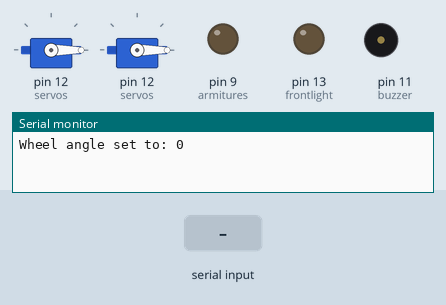
Simulated run of this sketch. Board: Arduino Uno, built with avr-gcc and run on an emulated ATmega328P. On the bench: 2 × servo, output pins drawn as LEDs (lit = HIGH), buzzer (waves = sounding), the last lines printed to the serial monitor. The test bench sets the inputs (shaded band).

Above: at 1.2 s.
1.3 s: "90,45\n" received over Serial
At 2.1 s:
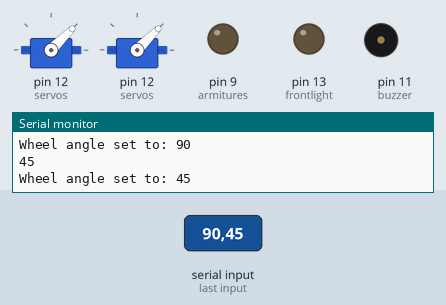
3.8 s: "200\n" received over Serial
At 5.0 s:
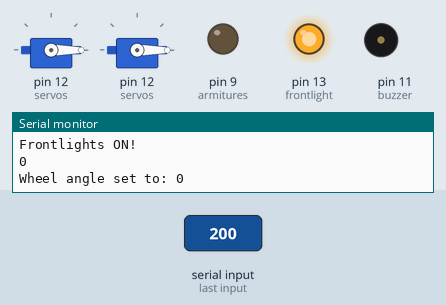
5.3 s: "203\n" received over Serial
At 6.1 s:
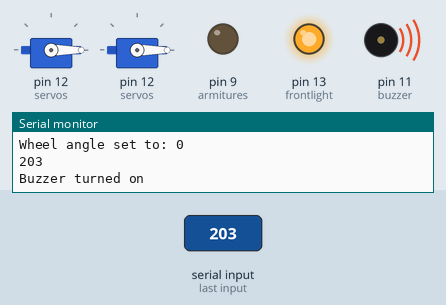
7.8 s: "204\n" received over Serial
At 8.2 s:
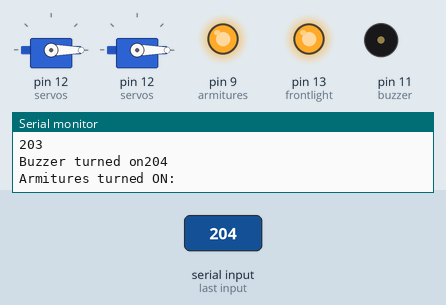
9.3 s: "201\n" received over Serial
At 10.5 s:
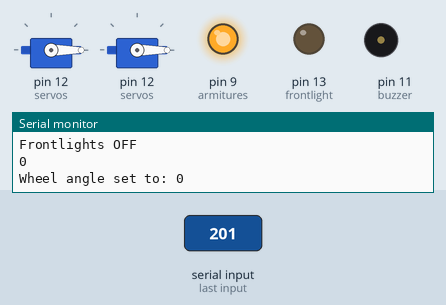
10.8 s: "30,150\n" received over Serial
At 11.6 s:
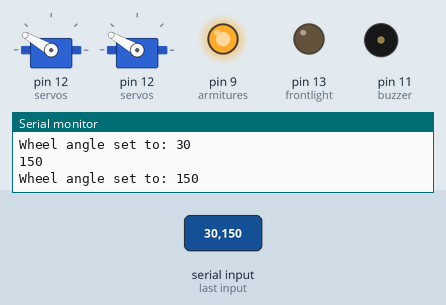
Timing chart, 0 to 13.8 s (numbered marks = the images above; inputs shaded):
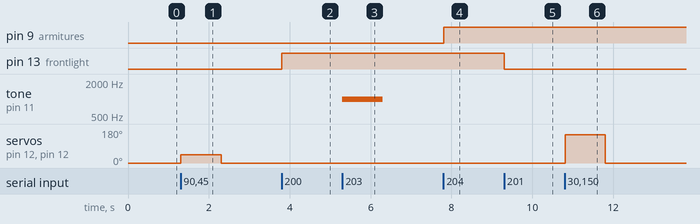

Measured:
- after the input at 1.3 s, servo on pin 12 (servos), servo on pin 12 (servos): 0° → 45° at once, → 0° 1.0 s later
- after the input at 3.8 s, pin 13 (frontlight): LOW → HIGH at once
- after the input at 5.3 s, tone on pin 11 (buzzer): silent → 1000 Hz at once, → silent 1.0 s later
- after the input at 7.8 s, pin 9 (armitures): LOW → HIGH at once
- after the input at 9.3 s, pin 13 (frontlight): HIGH → LOW at once
- after the input at 10.8 s, servo on pin 12 (servos), servo on pin 12 (servos): 0° → 150° at once, → 0° 1.0 s later

The sketch:

Experiment_6.ino
```cpp
#include <Servo.h>
int servos = 12;
int frontlight = 13;
int buzzer = 11;
int armitures = 9;
Servo wheel1;
Servo wheel2;
int input=0;
void setup() {
  pinMode(frontlight, OUTPUT);
  pinMode(armitures, OUTPUT);
  pinMode(buzzer, OUTPUT);
  Serial.begin(9600);
  wheel1.attach(servos,1000,2000);
  wheel2.attach(servos,1000,2000);
}

void loop() {
  if (Serial.available() > 0){
    input=Serial.parseInt();
    Serial.println(input);
  }


  if (input == 200){
   digitalWrite(frontlight, HIGH);
   Serial.print("\n");
   Serial.print("Frontlights ON!");
   Serial.print("\n");
   input = 300;
   }

  if (input == 201){
   digitalWrite(frontlight, LOW);
   Serial.print("\n");
   Serial.print("Frontlights OFF");
   Serial.print("\n");
   input = 300;
   }

  if (input >= 0 && input <= 180){
    wheel1.write(input);
    wheel2.write(input);
    Serial.print("\n");
    Serial.print("Wheel angle set to: ");
    Serial.print(input);
    Serial.print("\n");
    input = 300;
  }

  if (input == 203) {
    tone(buzzer, 1000);
    Serial.print("\n");
    Serial.print("Buzzer turned on");
    delay(1000);
    noTone(buzzer);
    delay(1000);
    input = 300;
  }

   if (input == 204) {
    digitalWrite(armitures, HIGH);
    Serial.print("\n");
    Serial.print("Armitures turned ON: ");
    Serial.print("\n");
    input = 300;
  }

  if (input == 205) {
    digitalWrite(armitures, LOW);
    Serial.print("\n");
    Serial.print("Armitures turned OFF: ");
    Serial.print("\n");
    input = 300;
  }
}
```
